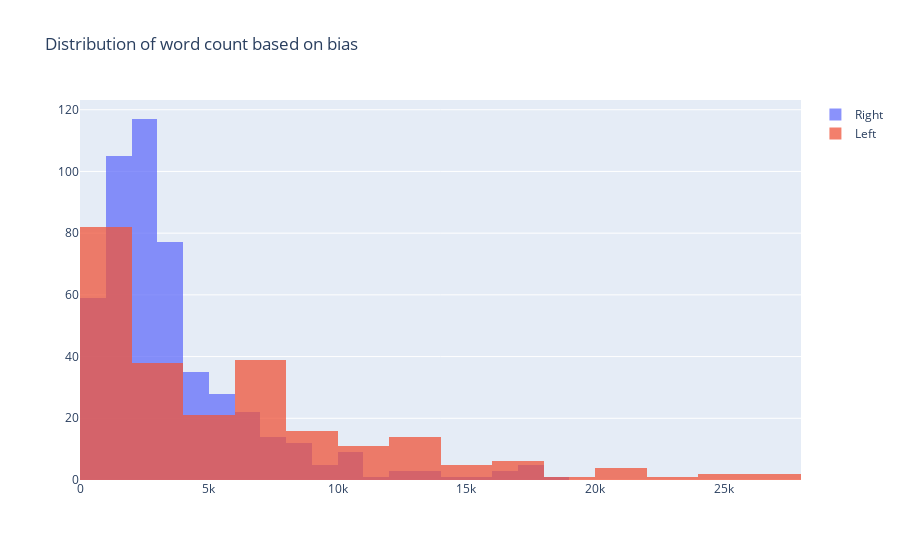

Write notebook code for a chart like this one.
### Code cell
x1 = df.loc[df['Bias_num'] == 1, 'word_count']
x0 = df.loc[df['Bias_num'] == 0, 'word_count']

trace1 = go.Histogram(
    x=x0, name='Right',
    opacity=0.75
)
trace2 = go.Histogram(
    x=x1, name = 'Left',
    opacity=0.75
)

data = [trace1, trace2]
layout = go.Layout(barmode='overlay', title='Distribution of word count based on bias')
fig = go.Figure(data=data, layout=layout)
fig.show()

### Figure 1 — Plotly figure (JSON) as saved in the notebook; plotly's stock layout.template omitted (floating-point values rounded to 4 significant figures; data arrays with more than 128 entries replaced by an {"elided": "..."} marker saying what was removed)
{"data": [{"name": "Right", "opacity": 0.75, "type": "histogram", "x": {"elided": "501 int values"}}, {"name": "Left", "opacity": 0.75, "type": "histogram", "x": {"elided": "242 int values"}}], "layout": {"barmode": "overlay", "title": {"text": "Distribution of word count based on bias"}}}
